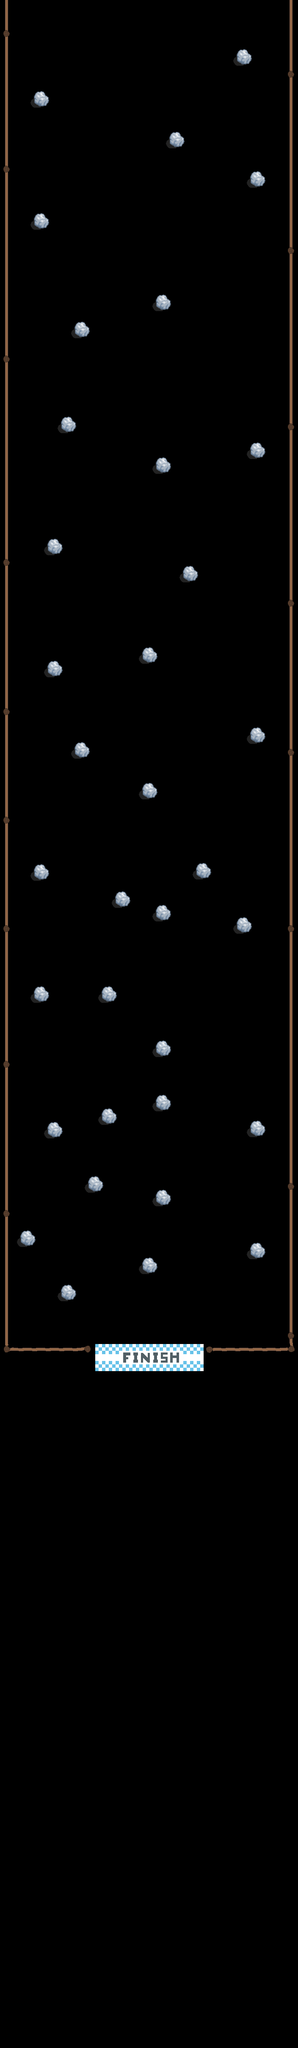

A 2D game scene composited from a Tiled map and its tileset images. What follows is a short description and the map's XML, with each tile layer's data collapsed to a summary:
An orthogonal 22x151 tile map with 32x32 px tiles, 2 tile layers (Tile Layer 2, Main), 4 tilesets and 41 objects.

<map version="1.0" tiledversion="1.1.5" orientation="orthogonal" renderorder="right-down" width="22" height="151" tilewidth="32" tileheight="32" infinite="0" nextobjectid="172">
 <tileset firstgid="1" name="SnowTileSet" tilewidth="32" tileheight="32" tilecount="36" columns="6">
  <image source="../Sprites/TileSet.png" width="193" height="193" />
 </tileset>
 <tileset firstgid="37" name="House" tilewidth="32" tileheight="32" tilecount="16" columns="4">
  <image source="../Sprites/House.png" width="128" height="128" />
 </tileset>
 <tileset firstgid="53" name="Fence" tilewidth="32" tileheight="32" tilecount="9" columns="3">
  <image source="../Sprites/Fence.png" width="96" height="96" />
 </tileset>
 <tileset firstgid="62" name="Finish Line" tilewidth="32" tileheight="32" tilecount="16" columns="8">
  <image source="../Sprites/Finish Line.png" width="264" height="64" />
 </tileset>
 <layer name="Tile Layer 2" width="22" height="151">
  <data>[3322 cells, 244 non-empty, 11 distinct tile ids]</data>
 </layer>
 <objectgroup name="Spawn">
  <object id="168" x="334.667" y="16" width="52" height="68" />
 </objectgroup>
 <layer name="Main" width="22" height="151" offsetx="1" offsety="3">
  <data>[3322 cells, 124 non-empty, 20 distinct tile ids]</data>
 </layer>
 <objectgroup name="Collision" offsetx="3.66667" offsety="2">
  <object id="130" x="77.8333" y="215" width="32" height="31.5" />
  <object id="131" x="397.5" y="311.25" width="32" height="31.5" />
  <object id="133" x="78.5" y="502.75" width="32" height="31.5" />
  <object id="134" x="173.5" y="760.25" width="32" height="31.5" />
  <object id="135" x="365" y="695.5" width="32" height="31.5" />
  <object id="136" x="141.5" y="982.75" width="32" height="31.5" />
  <object id="137" x="366" y="1078.25" width="32" height="31.5" />
  <object id="138" x="110" y="1271.25" width="32" height="31.5" />
  <object id="139" x="431.5" y="1335.75" width="32" height="31.5" />
  <object id="140" x="335" y="1527.75" width="32" height="31.5" />
  <object id="141" x="112.5" y="1559.25" width="32" height="31.5" />
  <object id="142" x="173" y="1750.75" width="32" height="31.5" />
  <object id="143" x="336.5" y="1848.25" width="32" height="31.5" />
  <object id="144" x="78.5" y="2038.25" width="32" height="31.5" />
  <object id="145" x="270.5" y="2102.75" width="32" height="31.5" />
  <object id="146" x="366.5" y="2135.25" width="32" height="31.5" />
  <object id="147" x="238" y="2327.25" width="32" height="31.5" />
  <object id="148" x="77" y="2326.25" width="32" height="31.5" />
  <object id="149" x="366" y="2455.25" width="32" height="31.5" />
  <object id="150" x="238" y="2616.25" width="32" height="31.5" />
  <object id="151" x="364.5" y="2582.75" width="32" height="31.5" />
  <object id="152" x="108.5" y="2645.25" width="32" height="31.5" />
  <object id="153" x="206.5" y="2774.25" width="32" height="31.5" />
  <object id="154" x="365" y="2807.25" width="32" height="31.5" />
  <object id="155" x="46" y="2902.75" width="32" height="31.5" />
  <object id="156" x="334" y="2966.25" width="32" height="31.5" />
  <object id="157" x="142.5" y="3030.25" width="32" height="31.5" />
  <object id="158" x="559.333" y="110" width="25" height="38" />
  <object id="159" x="585.333" y="401" width="36" height="33" />
  <object id="160" x="591.333" y="1035" width="23" height="37" />
  <object id="161" x="593.333" y="1709" width="25" height="35" />
  <object id="162" x="464.333" y="2033" width="30" height="33" />
  <object id="163" x="552.333" y="2152" width="24" height="38" />
  <object id="164" x="585.333" y="2641" width="38" height="39" />
  <object id="165" x="590.333" y="2922" width="30" height="42" />
  <object id="166" x="-3.66667" y="-2" width="24" height="3200" />
  <object id="167" x="668.333" y="-6" width="24" height="3216" />
  <object id="170" x="17.3333" y="3170" width="197" height="28" />
  <object id="171" x="481.333" y="3168" width="188" height="30" />
 </objectgroup>
 <objectgroup name="SnowmanCollision" offsetx="-1" offsety="0" />
 <objectgroup name="Coin" />
 <objectgroup name="Finish">
  <object id="169" x="223" y="3166" width="256" height="34" />
 </objectgroup>
</map>
